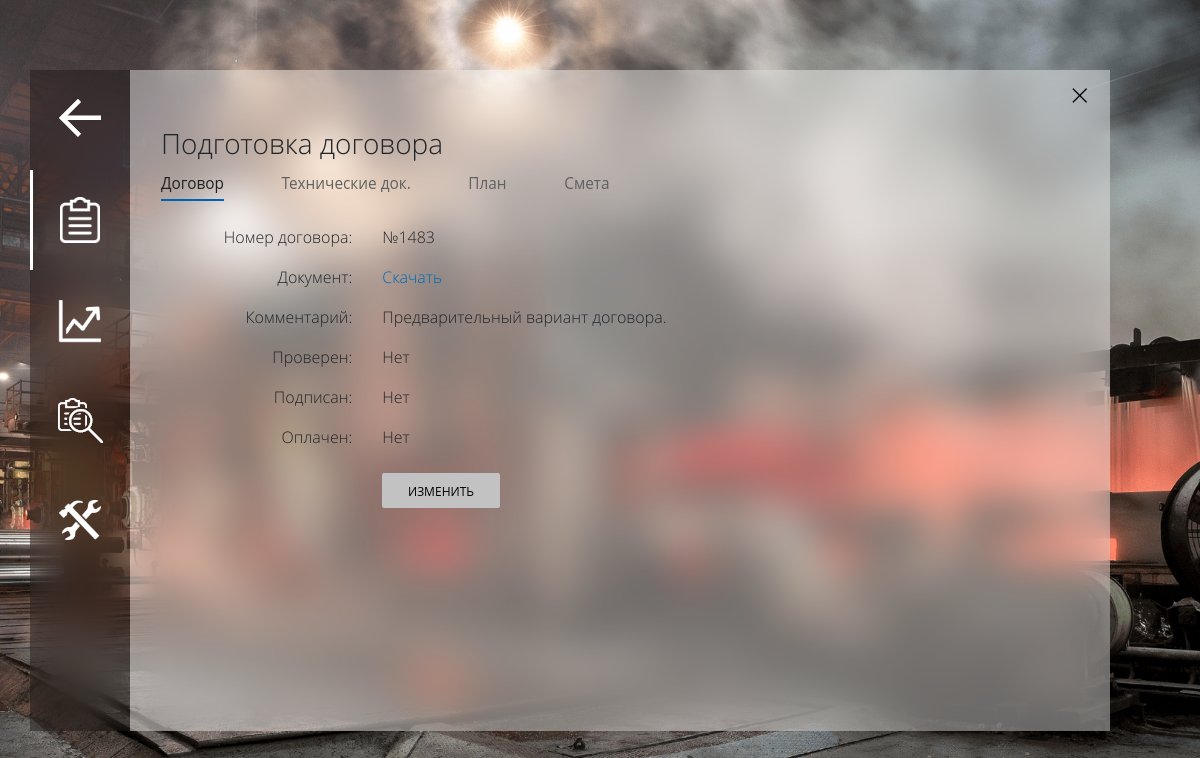
/gen_dir_cont_prep?n=3 (signed in), run on an earlier commit of the app's database.
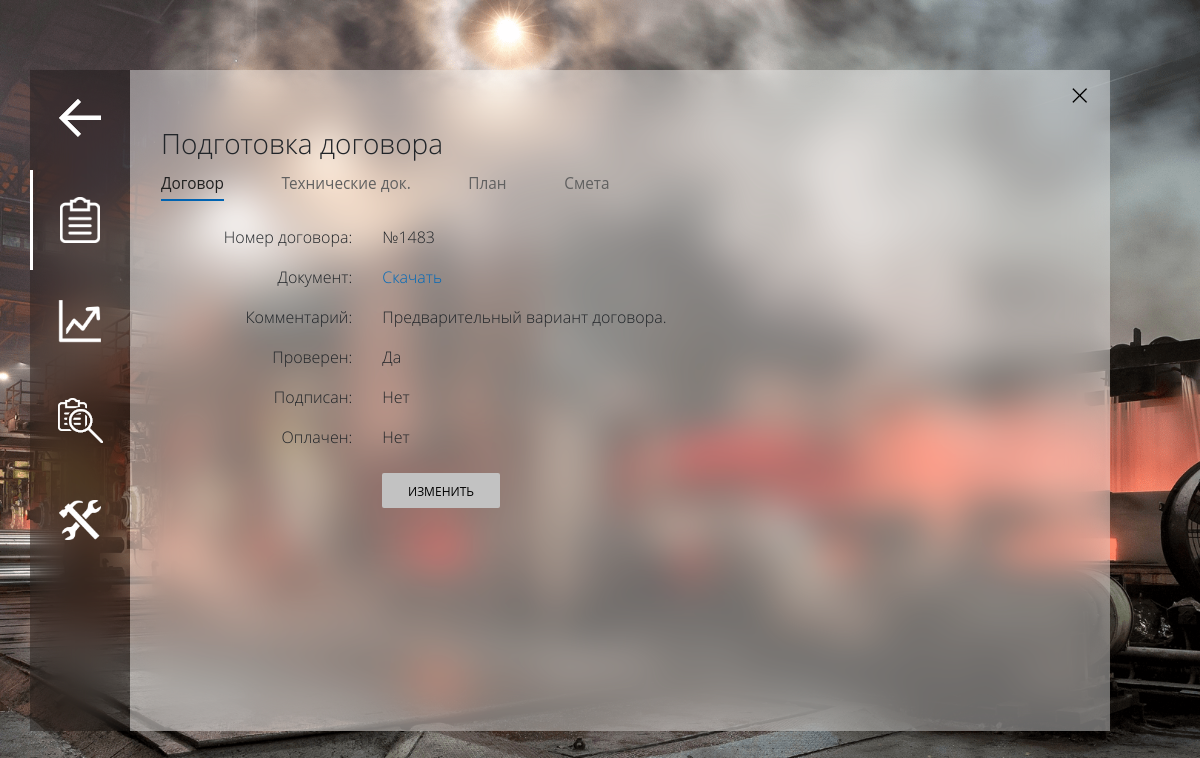
And on a later commit of the database.
### tables this page shows
CREATE TABLE `contracts` (
  `Contract_id` int(4) NOT NULL,
  `Contr_N` int(50) NOT NULL,
  `Stat_1` tinyint(1) NOT NULL DEFAULT '0',
  `DATE` date DEFAULT NULL,
  `Link` text NOT NULL,
  `Comments` text NOT NULL,
  `Stat_2` tinyint(1) NOT NULL DEFAULT '0',
  `Stat_3` tinyint(1) NOT NULL DEFAULT '0',
  `Cust_id` int(3) NOT NULL,
  `Proj_id` int(3) NOT NULL
);

### gen_dir_cont_prep.php (the view, shortened to what the changed rows need)
<?php
if(!$link = mysqli_connect("localhost", "mysql", "mysql", "omima_stal"))
{
	echo "Нет соединения с сервером";
	die();
}
$QUERY = "SELECT Contr_N, DATE, Link, Comments, Stat_1, Stat_2, Stat_3 FROM contracts WHERE Proj_id=".$_GET["n"];
$result = mysqli_query($link, $QUERY) or die("Ошибка 1 ".mysqli_error($link));
$contract = mysqli_fetch_row($result);
?>
<!DOCTYPE html>
<html lang="ru">
<head>
	<link rel="stylesheet" href="./css/bootstrap.min.css">
	<link rel="stylesheet" href="./css/fluent.css">
	<link rel="stylesheet" href="./css/micon.min.css">
</head>
<body>
<div style="height: 100%; width: 100%; left: 0; top: 0; position: fixed; display: flex; align-items: center; align-content: center; justify-content: center;">
	<div class="container">
		<div class="row justify-content-md-center" style="width:1080px;">
			<div class="col-fluid">
				<div class="main-w" style="width: 980px; height:661px;">
					<div class="row-fluid ml-3 ">
						<div class="col-md-12 ">
							<div class="tab-content" id="myTabContent" >
								<div class="tab-pane fade active show" id="contract" role="tabpanel" aria-labelledby="contract-tab" >
									<div class="row-fluid mt-4 mr-3">
										<div class="col nopadding">
											<?if (!$contract){
												echo '<button class="btn btn-primary btn-sm ml-0" onClick=\'location.href="gen_dir_new_contract?n='.$_GET["n"].'"\'><small>Добавить договор</small></button>';
											}
											else{
											$checked="Нет";
											if($contract[4]==1) $checked = "Да";
											$signed_up="Нет";
											$paid="Нет";
											echo '<div class="row mt-3 mr-5 align-items-center" style="">
												<div class="col-md-3 text-right" style="">
													Номер договора:
												</div>
												<div class="col">№'.$contract[0].'</div>
												<div class="col-md-3 ml-4">	</div>
											</div>
											<div class="row mt-3 mr-5 align-items-center" style="">
												<div class="col-md-3 text-right" style="">
													Документ:
												</div>
												<div class="col"><a href="'.$contract[2].'" target="_blank">Скачать</a></div>
												<div class="col-md-3 ml-4"></div>
											</div>
											<div class="row mt-3 mr-5 align-items-center" style="">
												<div class="col-md-3 text-right" style="">
													Комментарий:
												</div>
												<div class="col">'.$contract[3].'</div>
												<div class="col-md-3 ml-4"></div>
											</div>
											<div class="row mt-3 mr-5 align-items-center" style="">
												<div class="col-md-3 text-right" style="">
													Проверен:
												</div>
												<div class="col">'.$checked.'</div>
												<div class="col-md-3 ml-4"></div>
											</div>
											<div class="row mt-3 mr-5 align-items-center" style="">
												<div class="col-md-3 text-right" style="">
													Подписан:
												</div>
												<div class="col">'.$signed_up.'</div>
												<div class="col-md-3 ml-4"></div>
											</div>
											<div class="row mt-3 mr-5 align-items-center" style="">
												<div class="col-md-3 text-right" style="">
													Оплачен:
												</div>
												<div class="col">'.$paid.'</div>
												<div class="col-md-3 ml-4"></div>
											</div>
											<div class="row mt-4 mr-5 align-items-center" style="">
												<div class="col-md-3 text-right" style=""></div>
												<div class="col-md-2 " name="cust_id">
													<button class="btn btn-secondary btn-sm btn-block m-0" onClick=\'location.href="gen_dir_edit_contract?n='.$_GET["n"].'"\'><small>Изменить</small></button>
												</div>
											</div>';
											}?>
										</div>
									</div>
								</div>
								</div>
							</div>
						</div>
					</div>
				</div>
			</div>
        </div>
	</div>
</body>
</html>

What changed in the data, as far as the page shows it:
changed contracts "Предварительный вариант договора.": Stat_1 (not shown) → "Да"
Also different on the page:
$checked: "Нет" → (not shown)
